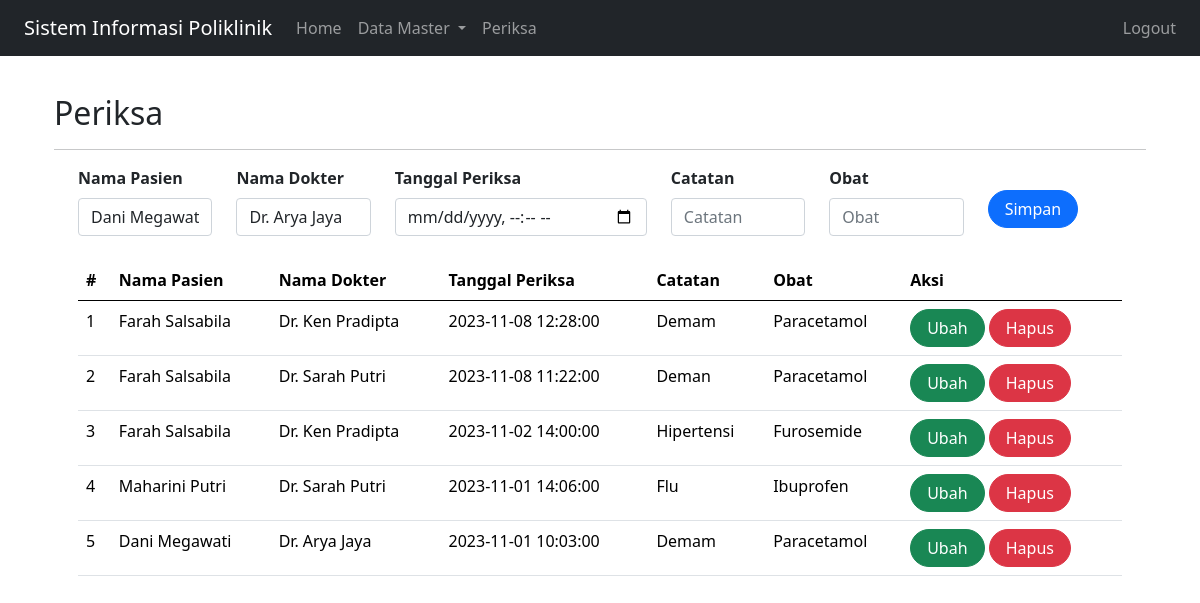
Screenshot of /index.php?page=periksa (signed in) with the database file from the repository.
### tables this page shows
CREATE TABLE `periksa` (
  `id` int(11) NOT NULL,
  `id_pasien` int(11) NOT NULL,
  `id_dokter` int(11) NOT NULL,
  `tgl_periksa` datetime NOT NULL,
  `catatan` text NOT NULL,
  `obat` varchar(255) NOT NULL
);

CREATE TABLE `pasien` (
  `id` int(10) NOT NULL,
  `nama` varchar(100) NOT NULL,
  `alamat` varchar(100) NOT NULL,
  `no_hp` varchar(20) NOT NULL
);

CREATE TABLE `dokter` (
  `id` int(11) NOT NULL,
  `nama` varchar(255) DEFAULT NULL,
  `alamat` varchar(255) DEFAULT NULL,
  `no_hp` varchar(50) DEFAULT NULL
);

### periksa.php (the view, shortened to what this page needs)
<div class="container">
<form class="form row" method="POST" action="" name="myForm" onsubmit="return validate()">
    <?php
    $id_pasien = '';
    $id_dokter = '';
    $tgl_periksa = '';
    $catatan = '';
    $obat = '';
    ?>
    <div class="col">
      <label for="inputNama" class="form-label fw-bold">
        Nama Pasien
      </label>
      <select class="form-control" name="id_pasien">
        <?php
        $selected = '';
        $pasien = mysqli_query($mysqli, "SELECT * FROM pasien");
        while ($data = mysqli_fetch_array($pasien)) {
            if ($data['id'] == $id_pasien) {
                $selected = 'selected="selected"';
            } else {
                $selected = '';
            }
        ?>
            <option value="<?php echo $data['id'] ?>" <?php echo $selected ?>><?php echo $data['nama'] ?></option>
        <?php
        }
        ?>
      </select>
    </div>
    <div class="col">
        <label for="inputAlamat" class="form-label fw-bold">
            Nama Dokter
        </label>
        <select class="form-control" name="id_dokter">
        <?php
        $selected = '';
        $dokter = mysqli_query($mysqli, "SELECT * FROM dokter");
        while ($data = mysqli_fetch_array($dokter)) {
            if ($data['id'] == $id_dokter) {
                $selected = 'selected="selected"';
            } else {
                $selected = '';
            }
        ?>
            <option value="<?php echo $data['id'] ?>" <?php echo $selected ?>><?php echo $data['nama'] ?></option>
        <?php
        }
        ?>
    </select>
    </div>
    <div class="col mb-2">
        <label for="inputNo_hp" class="form-label fw-bold">
        Tanggal Periksa
        </label>
        <input type="datetime-local" class="form-control" name="tgl_periksa" id="inputTgl_periksa" placeholder="Tanggal Periksa" value="<?php echo $tgl_periksa; ?>">
    </div>
    <div class="col mb-4">
        <label for="inputNo_hp" class="form-label fw-bold">
        Catatan
        </label>
        <input type="text" class="form-control" name="catatan" id="inputCatatan" placeholder="Catatan" value="<?php echo $catatan; ?>">
    </div>
    <div class="col mb-4">
        <label for="inputNo_hp" class="form-label fw-bold">
        Obat
        </label>
        <input type="text" class="form-control" name="obat" id="inputObat" placeholder="Obat" value="<?php echo $obat; ?>">
    </div>
    <div class="col mt-4">
        <button type="submit" class="btn btn-primary rounded-pill px-3" name="simpan">Simpan</button>
    </div>
</form>
<table class="table table-hover mt-8">
    <thead>
        <tr>
            <th scope="col">#</th>
            <th scope="col">Nama Pasien</th>
            <th scope="col">Nama Dokter</th>
            <th scope="col">Tanggal Periksa</th>
            <th scope="col">Catatan</th>
            <th scope="col">Obat</th>
            <th scope="col">Aksi</th>
        </tr>
    </thead>
    <tbody>
    <tbody method="post" action="index.php?page=periksa">
    <?php
    $result = mysqli_query($mysqli, "SELECT pr.*,d.nama as 'nama_dokter', p.nama as 'nama_pasien' FROM periksa pr LEFT JOIN dokter d ON (pr.id_dokter=d.id) LEFT JOIN pasien p ON (pr.id_pasien=p.id) ORDER BY pr.tgl_periksa DESC");
    $no = 1;
    while ($data = mysqli_fetch_array($result)) {
    ?>
    <tr>
        <td><?php echo $no++ ?></td>
        <td><?php echo $data['nama_pasien'] ?></td>
        <td><?php echo $data['nama_dokter'] ?></td>
        <td><?php echo $data['tgl_periksa'] ?></td>
        <td><?php echo $data['catatan'] ?></td>
        <td><?php echo $data['obat'] ?></td>
        <td>
            <a class="btn btn-success rounded-pill px-3"
            href="index.php?page=periksa&id=<?php echo $data['id'] ?>">Ubah</a>
            <a class="btn btn-danger rounded-pill px-3"
            href="index.php?page=periksa&id=<?php echo $data['id'] ?>&aksi=hapus">Hapus</a>
        </td>
    </tr>
    <?php
    }
    ?>
    </tbody>
  </table>
</div>

### index.php (shortened to what this page needs)
<!doctype html>
<html lang="en">
<head>
    <link rel="stylesheet" href="assets/css/bootstrap.css">
    <link href="https://cdn.jsdelivr.net/npm/bootstrap@5.0.2/dist/css/bootstrap.min.css" rel="stylesheet"
>
</head>
<body>
  <nav class="navbar navbar-expand-lg  navbar-dark bg-dark" >
  <div class="container-fluid">
    <a class="navbar-brand" href="index.php">
      Sistem Informasi Poliklinik
    </a>
    <div class="collapse navbar-collapse" id="navbarNavDropdown">
      <ul class="navbar-nav">
        <li class="nav-item">
          <a class="nav-link" aria-current="page" href="index.php">
            Home
          </a>
        </li>
        <li class="nav-item dropdown">
          <a class="nav-link dropdown-toggle" href="#" role="button"
          data-bs-toggle="dropdown" aria-expanded="false">
            Data Master
          </a>
        </li>
        <li class="nav-item">
          <a class="nav-link"
          href="index.php?page=periksa">
            Periksa
          </a>
        </li>
        <?php
        if (isset($_SESSION['user_id'])) {
          echo '<li class="nav-item" style="position: absolute; right: 1em;">';
          echo '<a class="nav-link" href="index.php?page=logout">Logout</a>';
          echo '</li>';
        }
      ?>
      </ul>
    </div>
  </div>
</nav>
<main role="main" class="container">
    <?php
    if (isset($_GET['page'])) {
    ?>
        <h2><br><?php echo ucwords($_GET['page']) ?></h2>
        <hr>
    <?php
        include($_GET['page'] . ".php");
    }
    ?>
</main>
</body>
</html>

### rows the page displays
periksa: id_pasien.nama "Farah Salsabila", id_dokter.nama "Dr. Ken Pradipta", tgl_periksa "2023-11-08 12:28:00", catatan "Demam", obat "Paracetamol"
periksa: id_pasien.nama "Farah Salsabila", id_dokter.nama "Dr. Sarah Putri", tgl_periksa "2023-11-08 11:22:00", catatan "Deman", obat "Paracetamol"
periksa: id_pasien.nama "Farah Salsabila", id_dokter.nama "Dr. Ken Pradipta", tgl_periksa "2023-11-02 14:00:00", catatan "Hipertensi", obat "Furosemide"
periksa: id_pasien.nama "Maharini Putri", id_dokter.nama "Dr. Sarah Putri", tgl_periksa "2023-11-01 14:06:00", catatan "Flu", obat "Ibuprofen"
periksa: id_pasien.nama "Dani Megawati", id_dokter.nama "Dr. Arya Jaya", tgl_periksa "2023-11-01 10:03:00", catatan "Demam", obat "Paracetamol"

### other values shown
$_GET['page'] "Periksa"
form field id_pasien "Dani Megawati"
form field id_dokter "Dr. Arya Jaya"
